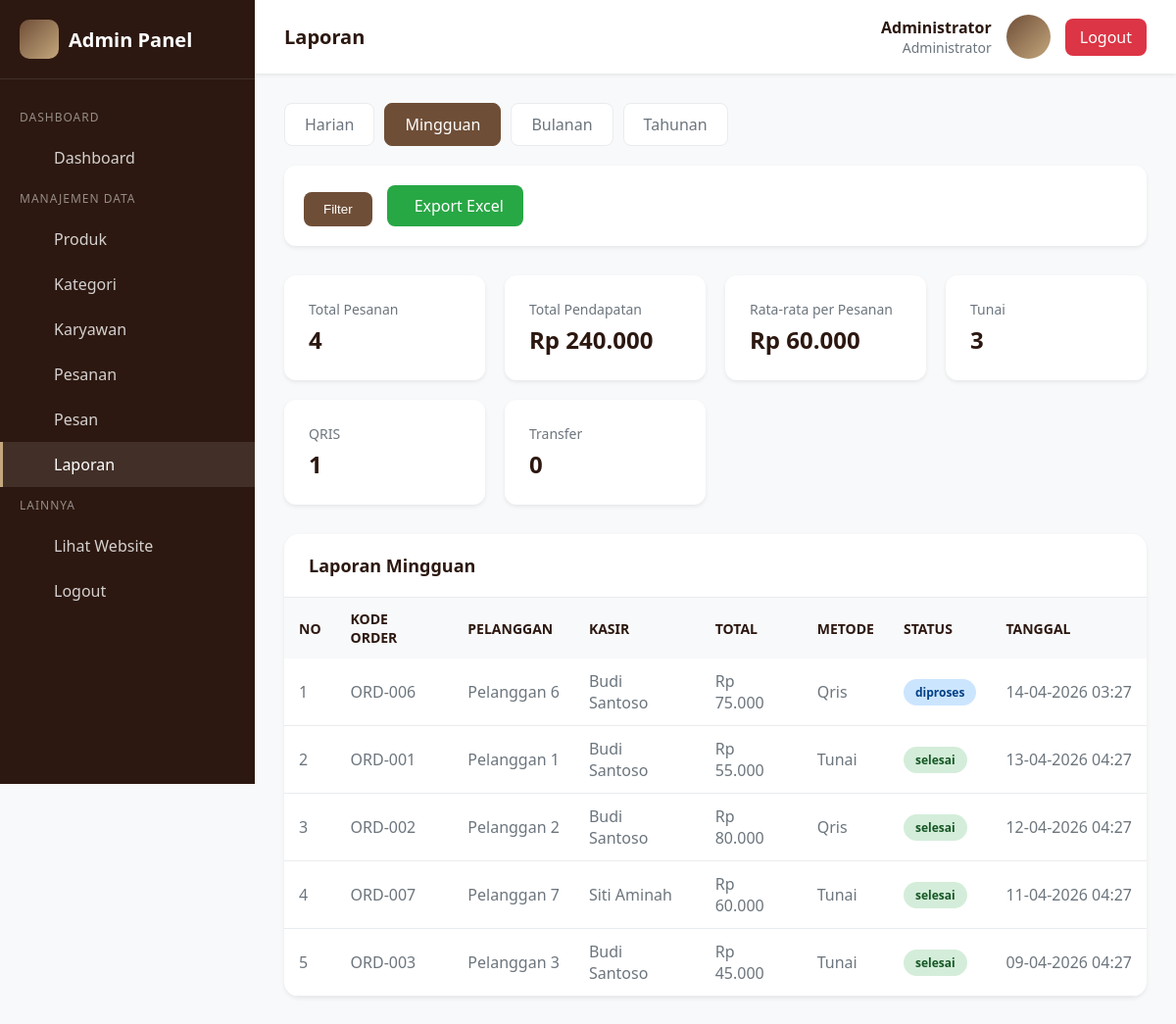
Page /admin/reports/index.php?type=weekly (signed in) on the committed database.
### tables this page shows
CREATE TABLE IF NOT EXISTS orders (
    id INT PRIMARY KEY AUTO_INCREMENT,
    kode_order VARCHAR(20) UNIQUE NOT NULL,
    user_id INT,
    nama_pelanggan VARCHAR(100),
    nomor_meja VARCHAR(20),
    total_harga DECIMAL(12,2) NOT NULL,
    metode_pembayaran ENUM('tunai', 'qris', 'transfer') DEFAULT 'tunai',
    catatan TEXT,
    tipe_order ENUM('online', 'offline') DEFAULT 'offline',
    status_order ENUM('pending', 'diproses', 'selesai', 'dibatalkan') DEFAULT 'pending',
    created_at TIMESTAMP DEFAULT CURRENT_TIMESTAMP,
    FOREIGN KEY (user_id) REFERENCES users(id)
);

CREATE TABLE IF NOT EXISTS users (
    id INT PRIMARY KEY AUTO_INCREMENT,
    username VARCHAR(50) NOT NULL UNIQUE,
    password VARCHAR(255) NOT NULL,
    nama_lengkap VARCHAR(100) NOT NULL,
    email VARCHAR(100) NOT NULL,
    role ENUM('admin', 'kasir', 'pengelola') DEFAULT 'kasir',
    status ENUM('active', 'inactive') DEFAULT 'active',
    created_at TIMESTAMP DEFAULT CURRENT_TIMESTAMP
);

### config/functions.php (called while the page is built, shortened)
<?php
require_once 'database.php';
function formatCurrency($amount)
{
    return 'Rp ' . number_format($amount, 0, ',', '.');
}
function getOrdersByDateRange($start_date, $end_date)
{
    global $conn;
    $stmt = $conn->prepare("SELECT o.*, u.nama_lengkap as nama_kasir
                            FROM orders o
                            LEFT JOIN users u ON o.user_id = u.id
                            WHERE DATE(o.created_at) BETWEEN ? AND ?
                            ORDER BY o.created_at DESC");
    $stmt->bind_param("ss", $start_date, $end_date);
    $stmt->execute();
    return $stmt->get_result()->fetch_all(MYSQLI_ASSOC);
}
function getWeeklyReport()
{
    $start_date = date('Y-m-d', strtotime('-7 days'));
    $end_date = date('Y-m-d');
    return getOrdersByDateRange($start_date, $end_date);
}
function getReportSummary($start_date, $end_date)
{
    global $conn;
    $stmt = $conn->prepare("SELECT
                                COUNT(*) as total_order,
                                SUM(total_harga) as total_pendapatan,
                                AVG(total_harga) as rata_rata,
                                SUM(CASE WHEN metode_pembayaran = 'tunai' THEN 1 ELSE 0 END) as jumlah_tunai,
                                SUM(CASE WHEN metode_pembayaran = 'qris' THEN 1 ELSE 0 END) as jumlah_qris,
                                SUM(CASE WHEN metode_pembayaran = 'transfer' THEN 1 ELSE 0 END) as jumlah_transfer
                            FROM orders
                            WHERE DATE(created_at) BETWEEN ? AND ? AND status_order = 'selesai'");
    $stmt->bind_param("ss", $start_date, $end_date);
    $stmt->execute();
    return $stmt->get_result()->fetch_assoc();
}

### admin/reports/index.php (the view, shortened to what this page needs)
<?php
require_once '../../config/functions.php';
$report_type = isset($_GET['type']) ? $_GET['type'] : 'daily';
$year = isset($_GET['year']) ? (int) $_GET['year'] : date('Y');
$month = isset($_GET['month']) ? (int) $_GET['month'] : date('m');
switch ($report_type) {
    case 'weekly':
        $orders = getWeeklyReport();
        $summary = getReportSummary(date('Y-m-d', strtotime('-7 days')), date('Y-m-d'));
        $title = 'Laporan Mingguan';
        break;
}
?>
<!DOCTYPE html>
<html lang="id">
<head>
    <link rel="stylesheet" href="https://cdnjs.cloudflare.com/ajax/libs/font-awesome/6.4.0/css.all.min.css">
</head>
<body>
    <aside class="sidebar">
        <div class="sidebar-brand">
            <div class="logo-icon"><i class="fas fa-coffee"></i></div>
            <span>Admin Panel</span>
        </div>
        <nav class="sidebar-menu">
            <div class="menu-section">Dashboard</div>
            <a href="../index.php" class="menu-item"><i class="fas fa-tachometer-alt"></i><span>Dashboard</span></a>
            <div class="menu-section">Manajemen Data</div>
            <a href="../products/index.php" class="menu-item"><i class="fas fa-coffee"></i><span>Produk</span></a>
            <a href="../categories/index.php" class="menu-item"><i class="fas fa-tags"></i><span>Kategori</span></a>
            <a href="../users/index.php" class="menu-item"><i class="fas fa-users"></i><span>Karyawan</span></a>
            <a href="../orders/index.php" class="menu-item"><i class="fas fa-shopping-cart"></i><span>Pesanan</span></a>
            <a href="../messages/index.php" class="menu-item"><i class="fas fa-envelope"></i><span>Pesan</span></a>
            <a href="index.php" class="menu-item active"><i class="fas fa-chart-bar"></i><span>Laporan</span></a>
            <div class="menu-section">Lainnya</div>
            <a href="../../index.php" class="menu-item" target="_blank"><span>Lihat Website</span></a>
            <a href="../logout.php" class="menu-item"><i class="fas fa-sign-out-alt"></i><span>Logout</span></a>
        </nav>
    </aside>
    <main class="main-content">
        <header class="admin-header">
            <h1 class="header-title">Laporan</h1>
            <div class="header-user">
                <div class="user-info">
                    <div class="user-name"><?= $_SESSION['admin_nama'] ?></div>
                    <div class="user-role">Administrator</div>
                </div>
                <div class="user-avatar"><i class="fas fa-user"></i></div>
                <a href="../logout.php" class="btn-logout"><i class="fas fa-sign-out-alt"></i> Logout</a>
            </div>
        </header>
        <div class="content">
            <div class="filters">
                <div class="filter-tabs">
                    <a href="?type=daily" class="filter-tab <?= $report_type == 'daily' ? 'active' : '' ?>">Harian</a>
                    <a href="?type=weekly"
                        class="filter-tab <?= $report_type == 'weekly' ? 'active' : '' ?>">Mingguan</a>
                    <a href="?type=monthly"
                        class="filter-tab <?= $report_type == 'monthly' ? 'active' : '' ?>">Bulanan</a>
                    <a href="?type=yearly"
                        class="filter-tab <?= $report_type == 'yearly' ? 'active' : '' ?>">Tahunan</a>
                </div>
                <form class="filter-form" method="GET">
                    <button type="submit" class="btn-filter"><i class="fas fa-search"></i> Filter</button>
                    <a href="?type=<?= $report_type ?>&export=excel<?= $report_type == 'monthly' ? '&month=' . $month . '&year=' . $year : '' ?><?= $report_type == 'yearly' ? '&year=' . $year : '' ?>"
                        class="btn-export"><i class="fas fa-file-excel"></i> Export Excel</a>
                </form>
            </div>
            <div class="stats-grid">
                <div class="stat-card">
                    <div class="stat-label">Total Pesanan</div>
                    <div class="stat-value"><?= $summary['total_order'] ?? 0 ?></div>
                </div>
                <div class="stat-card">
                    <div class="stat-label">Total Pendapatan</div>
                    <div class="stat-value"><?= formatCurrency($summary['total_pendapatan'] ?? 0) ?></div>
                </div>
                <div class="stat-card">
                    <div class="stat-label">Rata-rata per Pesanan</div>
                    <div class="stat-value"><?= formatCurrency($summary['rata_rata'] ?? 0) ?></div>
                </div>
                <div class="stat-card">
                    <div class="stat-label">Tunai</div>
                    <div class="stat-value"><?= $summary['jumlah_tunai'] ?? 0 ?></div>
                </div>
                <div class="stat-card">
                    <div class="stat-label">QRIS</div>
                    <div class="stat-value"><?= $summary['jumlah_qris'] ?? 0 ?></div>
                </div>
                <div class="stat-card">
                    <div class="stat-label">Transfer</div>
                    <div class="stat-value"><?= $summary['jumlah_transfer'] ?? 0 ?></div>
                </div>
            </div>
            <div class="card">
                <div class="card-header">
                    <h2 class="card-title"><?= $title ?></h2>
                </div>
                <div class="card-body">
                    <table class="table">
                        <thead>
                            <tr>
                                <th>No</th>
                                <th>Kode Order</th>
                                <th>Pelanggan</th>
                                <th>Kasir</th>
                                <th>Total</th>
                                <th>Metode</th>
                                <th>Status</th>
                                <th>Tanggal</th>
                            </tr>
                        </thead>
                        <tbody>
                            <?php if (count($orders) > 0): ?>
                                <?php foreach ($orders as $index => $order): ?>
                                    <tr>
                                        <td><?= $index + 1 ?></td>
                                        <td><?= $order['kode_order'] ?></td>
                                        <td><?= $order['nama_pelanggan'] ?></td>
                                        <td><?= $order['nama_kasir'] ?></td>
                                        <td><?= formatCurrency($order['total_harga']) ?></td>
                                        <td><?= ucfirst($order['metode_pembayaran']) ?></td>
                                        <td><span
                                                class="status-badge <?= $order['status_order'] ?>"><?= $order['status_order'] ?></span>
                                        </td>
                                        <td><?= date('d-m-Y H:i', strtotime($order['created_at'])) ?></td>
                                    </tr>
                                <?php endforeach; ?>
                            <?php else: ?>
                                <tr>
                                    <td colspan="8" style="text-align: center; padding: 30px;">Tidak ada data pesanan</td>
                                </tr>
                            <?php endif; ?>
                        </tbody>
                    </table>
                </div>
            </div>
        </div>
    </main>
</body>
</html>

### rows in the picture
orders: kode_order "ORD-006", nama_pelanggan "Pelanggan 6", user.nama_lengkap "Budi Santoso", total_harga "Rp 75.000", metode_pembayaran "Qris", status_order "diproses", created_at "14-04-2026 03:27"
orders: kode_order "ORD-001", nama_pelanggan "Pelanggan 1", user.nama_lengkap "Budi Santoso", total_harga "Rp 55.000", metode_pembayaran "Tunai", status_order "selesai", created_at "13-04-2026 04:27"
orders: kode_order "ORD-002", nama_pelanggan "Pelanggan 2", user.nama_lengkap "Budi Santoso", total_harga "Rp 80.000", metode_pembayaran "Qris", status_order "selesai", created_at "12-04-2026 04:27"
orders: kode_order "ORD-007", nama_pelanggan "Pelanggan 7", user.nama_lengkap "Siti Aminah", total_harga "Rp 60.000", metode_pembayaran "Tunai", status_order "selesai", created_at "11-04-2026 04:27"
orders: kode_order "ORD-003", nama_pelanggan "Pelanggan 3", user.nama_lengkap "Budi Santoso", total_harga "Rp 45.000", metode_pembayaran "Tunai", status_order "selesai", created_at "09-04-2026 04:27"

### other values in the picture
$_SESSION['admin_nama'] "Administrator"
$summary['total_order'] "4"
formatCurrency($summary['total_pendapatan'] ?? 0) "Rp 240.000"
formatCurrency($summary['rata_rata'] ?? 0) "Rp 60.000"
$summary['jumlah_tunai'] "3"
$summary['jumlah_qris'] "1"
$summary['jumlah_transfer'] "0"
$title "Laporan Mingguan"
